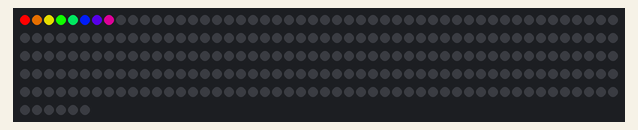
The sketch below on a simulated Arduino Uno, built for the host (arithmetic inside an expression is 32-bit, double 64-bit). Shown: 256 RGB LEDs in strip order, left to right, continuing on the next row.

Above: at 0.16 s.

The sketch:

ArduinoLED-v2-rainbow.ino
```cpp
#include <Adafruit_NeoMatrix.h>
#include <gamma.h>

#include <FastLED.h>
#define NUM_LEDS 256
#define DATA_PIN 6

uint16_t gHue = 0;
uint8_t  gHueDelta = 3;

int hue;

CRGB leds[NUM_LEDS];

void setup() {
  FastLED.addLeds<NEOPIXEL, DATA_PIN>(leds, NUM_LEDS);
//  leds[1].setHue(0);
//  leds[15].setHue(8);
//  FastLED.show();
}

void loop() {
  for(int dot = 0; dot < NUM_LEDS; dot++) {

      leds[dot].setHue(dot);
      leds[dot+1].setHue(dot+31);
      leds[dot+2].setHue(dot+31*2);
      leds[dot+3].setHue(dot+31*3);
      leds[dot+4].setHue(dot+31*4);
      leds[dot+5].setHue(dot+31*5);
      leds[dot+6].setHue(dot+31*6);
      leds[dot+7].setHue(dot+31*7);
      FastLED.show();
      // clear this led for the next time around the loop
      leds[dot] = CRGB::Black;
      leds[dot+1] = CRGB::Black;
      leds[dot+2] = CRGB::Black;
      leds[dot+3] = CRGB::Black;
      leds[dot+4] = CRGB::Black;
      leds[dot+5] = CRGB::Black;
      leds[dot+6] = CRGB::Black;
      leds[dot+7] = CRGB::Black;
      delay(30);
  }
}
```
